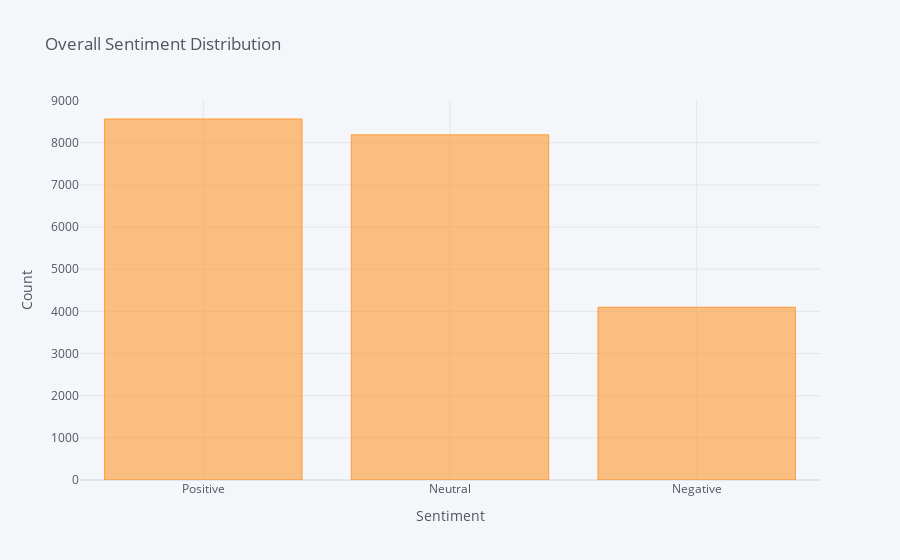

Notebook code cell kept with this figure:
### Markdown cell above
Overall:

### Code cell
df['Sentiment'].value_counts().iplot(kind='bar', xTitle='Sentiment',
                                    yTitle='Count', title='Overall Sentiment Distribution')

### Figure 1 — Plotly figure (JSON) as saved in the notebook; plotly's stock layout.template omitted (floating-point values rounded to 4 significant figures)
{"data": [{"marker": {"color": "rgba(255, 153, 51, 0.6)", "line": {"color": "rgba(255, 153, 51, 1.0)", "width": 1}}, "name": "Sentiment", "orientation": "v", "text": "", "type": "bar", "x": ["Positive", "Neutral", "Negative"], "y": [8563, 8187, 4097]}], "layout": {"legend": {"bgcolor": "#F5F6F9", "font": {"color": "#4D5663"}}, "paper_bgcolor": "#F5F6F9", "plot_bgcolor": "#F5F6F9", "title": {"font": {"color": "#4D5663"}, "text": "Overall Sentiment Distribution"}, "xaxis": {"gridcolor": "#E1E5ED", "showgrid": true, "tickfont": {"color": "#4D5663"}, "title": {"font": {"color": "#4D5663"}, "text": "Sentiment"}, "zerolinecolor": "#E1E5ED"}, "yaxis": {"gridcolor": "#E1E5ED", "showgrid": true, "tickfont": {"color": "#4D5663"}, "title": {"font": {"color": "#4D5663"}, "text": "Count"}, "zerolinecolor": "#E1E5ED"}}}
